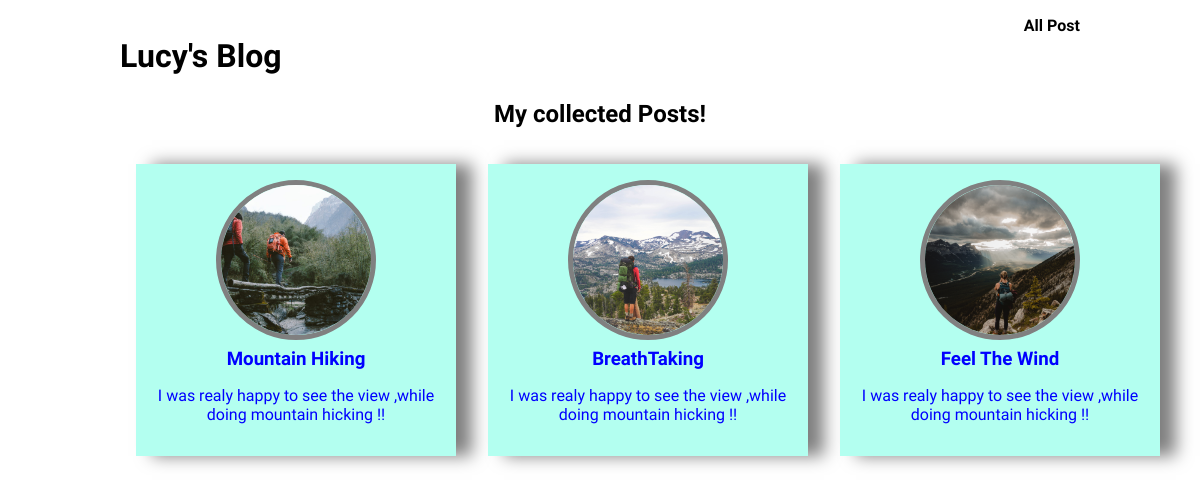
Page /post on the committed database.
### blog/models.py (models this page shows)
class Post(models.Model):
    title= models.CharField(max_length=300)
    excerpt=models.CharField(max_length=400)
    image_name=models.ImageField(upload_to='image')
    date= models.DateField(auto_now=True)
    slug=models.SlugField(unique=True,db_index=True)
    content=models.TextField(validators=[MinLengthValidator(10)])
    tags=models.ManyToManyField(Tag)
    author= models.ForeignKey(Author,on_delete=models.SET_NULL,null=True,related_name='posts')

### blog/views.py (the view)
# urls.py: path('post',views.post_list,name='post_list'),
def post_list(request):
    posts=Post.objects.all().order_by('-date')
    return render(request,'blog/post_list.html',{
                                                'po_list':posts
                                                })

### blog/templates/blog/post_list.html (shortened to what this page needs)
{% extends 'base.html' %}
{% load static %}
{% block css_files %}
  <link rel="stylesheet" href="{% static 'blog/post.css' %}">
  <link rel="stylesheet" href="{% static 'blog/home.css' %}">
{% endblock %}
{% block content %}
<section id="all_posts">
  <h2>My collected Posts!</h2>
  <ul>
    {% for po in po_list %}
      {% include 'blog/includes/post.html' %}
    {% endfor %}
  </ul>
</section>
{% endblock %}

### blog/templates/blog/includes/post.html (shortened to what this page needs)
{% load static %}
<li>
  <article class="post">
    <a href="{% url 'post_detail' po.slug %}">
      <img src="{{ po.image_name.url }}" alt="{{ po.title }}">
      <div class="post_content">
        <h3>{{ po.title }}</h3>
        <p>
           {{ po.excerpt }}
        </p>
      </div>
    </a>
  </article>
</li>

### blog/static/blog/post.css (style rules this page uses)
#all_posts ul { list-style: none; margin: 0; display: flex; flex-wrap: wrap; flex-direction: row; margin-left: 5rem; }
#all_posts ul li { margin: 1rem 1rem 1rem 1rem; }
#all_posts h2 { text-align: center; }
.post { display: flex; flex-wrap: wrap; text-align: center; box-shadow: 1rem 0 1rem rgba(0, 0, 0, 0.5); background-color:#b3fff0; width: 20rem; align-items: center; }
.post a { text-decoration: none; color: blue; transition: all 0.2s ease; padding: 1rem; }
.post img { width: 10rem; height: 10rem; object-fit: cover; border: 5px solid gray; border-radius: 50%; }
.post h3 { margin: 0.25rem 0; }

### static/app.css (style rules this page uses)
* { box-sizing: border-box; }
html { font-family: 'Stint Ultra Condensed', cursive; }
body { margin: 0; }
h1,h2,h3 { font-weight: bold; }

### rows in the picture
Post: image_name (picture), title "Mountain Hiking", excerpt "I was realy happy to see the view ,while doing mountain hicking !!"
Post: image_name (picture), title "BreathTaking", excerpt "I was realy happy to see the view ,while doing mountain hicking !!"
Post: image_name (picture), title "Feel The Wind", excerpt "I was realy happy to see the view ,while doing mountain hicking !!"
